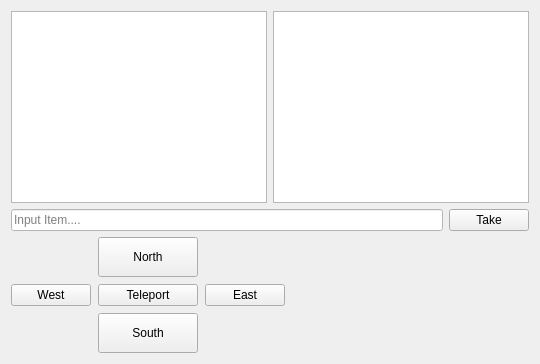
  <widget class="QWidget" name="centralWidget">
   <property name="sizePolicy">
    <sizepolicy hsizetype="Expanding" vsizetype="Expanding">
     <horstretch>0</horstretch>
     <verstretch>0</verstretch>
    </sizepolicy>
   </property>
   <property name="minimumSize">
    <size>
     <width>0</width>
     <height>0</height>
    </size>
   </property>
   <property name="baseSize">
    <size>
     <width>0</width>
     <height>0</height>
    </size>
   </property>
   <property name="autoFillBackground">
    <bool>true</bool>
   </property>
   <layout class="QVBoxLayout" name="verticalLayout_2">
    <item>
     <layout class="QHBoxLayout" name="horizontalLayout_2">
      <item>
       <widget class="QTextEdit" name="textEdit">
        <property name="sizePolicy">
         <sizepolicy hsizetype="Expanding" vsizetype="Expanding">
          <horstretch>0</horstretch>
          <verstretch>0</verstretch>
         </sizepolicy>
        </property>
        <property name="minimumSize">
         <size>
          <width>0</width>
          <height>0</height>
         </size>
        </property>
        <property name="readOnly">
         <bool>true</bool>
        </property>
       </widget>
      </item>
      <item>
       <widget class="QTextEdit" name="textEditCharacter">
        <property name="styleSheet">
         <string notr="true"/>
        </property>
        <property name="readOnly">
         <bool>true</bool>
        </property>
       </widget>
      </item>
     </layout>
    </item>
    <item>
     <layout class="QHBoxLayout" name="horizontalLayout_3">
      <item>
       <widget class="QLineEdit" name="lineEdit">
        <property name="palette">
         <palette>
          <active>
           <colorrole role="WindowText">
            <brush brushstyle="SolidPattern">
             <color alpha="255">
              <red>0</red>
              <green>0</green>
              <blue>0</blue>
             </color>
            </brush>
           </colorrole>
           <colorrole role="Button">
            <brush brushstyle="SolidPattern">
             <color alpha="255">
              <red>255</red>
              <green>255</green>
              <blue>255</blue>
             </color>
            </brush>
           </colorrole>
           <colorrole role="Light">
            <brush brushstyle="SolidPattern">
             <color alpha="255">
              <red>255</red>
              <green>255</green>
              <blue>255</blue>
             </color>
            </brush>
           </colorrole>
           <colorrole role="Midlight">
            <brush brushstyle="SolidPattern">
             <color alpha="255">
              <red>255</red>
              <green>255</green>
              <blue>255</blue>
             </color>
            </brush>
           </colorrole>
           <colorrole role="Dark">
            <brush brushstyle="SolidPattern">
             <color alpha="255">
              <red>127</red>
              <green>127</green>
              <blue>127</blue>
             </color>
            </brush>
           </colorrole>
           <colorrole role="Mid">
            <brush brushstyle="SolidPattern">
             <color alpha="255">
              <red>170</red>
              <green>170</green>
              <blue>170</blue>
             </color>
            </brush>
           </colorrole>
           <colorrole role="Text">
            <brush brushstyle="SolidPattern">
             <color alpha="255">
              <red>0</red>
              <green>0</green>
              <blue>0</blue>
             </color>
            </brush>
           </colorrole>
           <colorrole role="BrightText">
            <brush brushstyle="SolidPattern">
             <color alpha="255">
              <red>255</red>
              <green>255</green>
              <blue>255</blue>
             </color>
            </brush>
           </colorrole>
           <colorrole role="ButtonText">
            <brush brushstyle="SolidPattern">
             <color alpha="255">
              <red>0</red>
              <green>0</green>
              <blue>0</blue>
             </color>
            </brush>
           </colorrole>
           <colorrole role="Base">
            <brush brushstyle="SolidPattern">
             <color alpha="255">
              <red>255</red>
              <green>255</green>
              <blue>255</blue>
             </color>
            </brush>
           </colorrole>
           <colorrole role="Window">
            <brush brushstyle="SolidPattern">
             <color alpha="255">
              <red>255</red>
              <green>255</green>
              <blue>255</blue>
             </color>
            </brush>
           </colorrole>
           <colorrole role="Shadow">
            <brush brushstyle="SolidPattern">
             <color alpha="255">
              <red>0</red>
              <green>0</green>
              <blue>0</blue>
             </color>
            </brush>
           </colorrole>
           <colorrole role="AlternateBase">
            <brush brushstyle="SolidPattern">
             <color alpha="255">
              <red>255</red>
              <green>255</green>
              <blue>255</blue>
             </color>
            </brush>
           </colorrole>
           <colorrole role="ToolTipBase">
            <brush brushstyle="SolidPattern">
             <color alpha="255">
              <red>255</red>
              <green>255</green>
              <blue>220</blue>
             </color>
            </brush>
           </colorrole>
           <colorrole role="ToolTipText">
            <brush brushstyle="SolidPattern">
             <color alpha="255">
              <red>0</red>
              <green>0</green>
              <blue>0</blue>
             </color>
            </brush>
           </colorrole>
           <colorrole role="PlaceholderText">
            <brush brushstyle="NoBrush">
             <color alpha="128">
              <red>0</red>
              <green>0</green>
              <blue>0</blue>
             </color>
            </brush>
           </colorrole>
          </active>
          <inactive>
           <colorrole role="WindowText">
            <brush brushstyle="SolidPattern">
             <color alpha="255">
              <red>0</red>
              <green>0</green>
              <blue>0</blue>
             </color>
            </brush>
           </colorrole>
           <colorrole role="Button">
            <brush brushstyle="SolidPattern">
             <color alpha="255">
              <red>255</red>
              <green>255</green>
              <blue>255</blue>
             </color>
            </brush>
           </colorrole>
           <colorrole role="Light">
            <brush brushstyle="SolidPattern">
             <color alpha="255">
              <red>255</red>
              <green>255</green>
              <blue>255</blue>
             </color>
            </brush>
           </colorrole>
           <colorrole role="Midlight">
            <brush brushstyle="SolidPattern">
             <color alpha="255">
              <red>255</red>
              <green>255</green>
              <blue>255</blue>
             </color>
            </brush>
           </colorrole>
           <colorrole role="Dark">
            <brush brushstyle="SolidPattern">
             <color alpha="255">
              <red>127</red>
              <green>127</green>
              <blue>127</blue>
             </color>
            </brush>
           </colorrole>
           <colorrole role="Mid">
            <brush brushstyle="SolidPattern">
             <color alpha="255">
              <red>170</red>
              <green>170</green>
              <blue>170</blue>
             </color>
            </brush>
           </colorrole>
           <colorrole role="Text">
            <brush brushstyle="SolidPattern">
             <color alpha="255">
              <red>0</red>
              <green>0</green>
              <blue>0</blue>
             </color>
            </brush>
           </colorrole>
           <colorrole role="BrightText">
            <brush brushstyle="SolidPattern">
             <color alpha="255">
              <red>255</red>
              <green>255</green>
              <blue>255</blue>
             </color>
            </brush>
           </colorrole>
           <colorrole role="ButtonText">
            <brush brushstyle="SolidPattern">
             <color alpha="255">
              <red>0</red>
              <green>0</green>
              <blue>0</blue>
             </color>
            </brush>
           </colorrole>
           <colorrole role="Base">
            <brush brushstyle="SolidPattern">
             <color alpha="255">
              <red>255</red>
              <green>255</green>
              <blue>255</blue>
             </color>
            </brush>
           </colorrole>
           <colorrole role="Window">
            <brush brushstyle="SolidPattern">
             <color alpha="255">
              <red>255</red>
              <green>255</green>
              <blue>255</blue>
             </color>
            </brush>
           </colorrole>
           <colorrole role="Shadow">
            <brush brushstyle="SolidPattern">
             <color alpha="255">
              <red>0</red>
              <green>0</green>
              <blue>0</blue>
             </color>
            </brush>
           </colorrole>
           <colorrole role="AlternateBase">
            <brush brushstyle="SolidPattern">
             <color alpha="255">
              <red>255</red>
              <green>255</green>
              <blue>255</blue>
             </color>
            </brush>
           </colorrole>
           <colorrole role="ToolTipBase">
            <brush brushstyle="SolidPattern">
             <color alpha="255">
              <red>255</red>
              <green>255</green>
              <blue>220</blue>
             </color>
            </brush>
           </colorrole>
           <colorrole role="ToolTipText">
            <brush brushstyle="SolidPattern">
             <color alpha="255">
              <red>0</red>
              <green>0</green>
              <blue>0</blue>
             </color>
            </brush>
           </colorrole>
           <colorrole role="PlaceholderText">
            <brush brushstyle="NoBrush">
             <color alpha="128">
              <red>0</red>
              <green>0</green>
              <blue>0</blue>
             </color>
            </brush>
           </colorrole>
          </inactive>
          <disabled>
           <colorrole role="WindowText">
            <brush brushstyle="SolidPattern">
             <color alpha="255">
              <red>127</red>
              <green>127</green>
              <blue>127</blue>
             </color>
            </brush>
           </colorrole>
           <colorrole role="Button">
            <brush brushstyle="SolidPattern">
             <color alpha="255">
              <red>255</red>
              <green>255</green>
              <blue>255</blue>
             </color>
            </brush>
           </colorrole>
           <colorrole role="Light">
            <brush brushstyle="SolidPattern">
             <color alpha="255">
              <red>255</red>
              <green>255</green>
              <blue>255</blue>
             </color>
            </brush>
           </colorrole>
           <colorrole role="Midlight">
            <brush brushstyle="SolidPattern">
             <color alpha="255">
              <red>255</red>
              <green>255</green>
              <blue>255</blue>
             </color>
            </brush>
           </colorrole>
           <colorrole role="Dark">
            <brush brushstyle="SolidPattern">
             <color alpha="255">
              <red>127</red>
              <green>127</green>
              <blue>127</blue>
             </color>
            </brush>
           </colorrole>
           <colorrole role="Mid">
            <brush brushstyle="SolidPattern">
             <color alpha="255">
              <red>170</red>
              <green>170</green>
              <blue>170</blue>
             </color>
            </brush>
           </colorrole>
           <colorrole role="Text">
            <brush brushstyle="SolidPattern">
             <color alpha="255">
              <red>127</red>
              <green>127</green>
              <blue>127</blue>
             </color>
            </brush>
           </colorrole>
           <colorrole role="BrightText">
            <brush brushstyle="SolidPattern">
             <color alpha="255">
              <red>255</red>
              <green>255</green>
              <blue>255</blue>
             </color>
            </brush>
           </colorrole>
           <colorrole role="ButtonText">
            <brush brushstyle="SolidPattern">
             <color alpha="255">
              <red>127</red>
              <green>127</green>
              <blue>127</blue>
             </color>
            </brush>
           </colorrole>
           <colorrole role="Base">
            <brush brushstyle="SolidPattern">
             <color alpha="255">
              <red>255</red>
              <green>255</green>
              <blue>255</blue>
             </color>
            </brush>
           </colorrole>
           <colorrole role="Window">
            <brush brushstyle="SolidPattern">
             <color alpha="255">
              <red>255</red>
              <green>255</green>
              <blue>255</blue>
             </color>
            </brush>
           </colorrole>
           <colorrole role="Shadow">
            <brush brushstyle="SolidPattern">
             <color alpha="255">
              <red>0</red>
              <green>0</green>
              <blue>0</blue>
             </color>
            </brush>
           </colorrole>
           <colorrole role="AlternateBase">
            <brush brushstyle="SolidPattern">
             <color alpha="255">
              <red>255</red>
              <green>255</green>
              <blue>255</blue>
             </color>
            </brush>
           </colorrole>
           <colorrole role="ToolTipBase">
            <brush brushstyle="SolidPattern">
             <color alpha="255">
              <red>255</red>
              <green>255</green>
              <blue>220</blue>
             </color>
            </brush>
           </colorrole>
           <colorrole role="ToolTipText">
            <brush brushstyle="SolidPattern">
             <color alpha="255">
              <red>0</red>
              <green>0</green>
              <blue>0</blue>
             </color>
            </brush>
           </colorrole>
           <colorrole role="PlaceholderText">
            <brush brushstyle="NoBrush">
             <color alpha="128">
              <red>0</red>
              <green>0</green>
              <blue>0</blue>
             </color>
            </brush>
           </colorrole>
          </disabled>
         </palette>
        </property>
        <property name="text">
         <string/>
        </property>
        <property name="placeholderText">
         <string>Input Item....</string>
        </property>
       </widget>
      </item>
      <item>
       <widget class="QPushButton" name="takeButton">
        <property name="palette">
         <palette>
          <active>
           <colorrole role="ButtonText">
            <brush brushstyle="SolidPattern">
             <color alpha="255">
              <red>0</red>
              <green>0</green>
              <blue>0</blue>
             </color>
            </brush>
           </colorrole>
          </active>
          <inactive>
           <colorrole role="ButtonText">
            <brush brushstyle="SolidPattern">
             <color alpha="255">
              <red>0</red>
              <green>0</green>
              <blue>0</blue>
             </color>
            </brush>
           </colorrole>
          </inactive>
          <disabled>
           <colorrole role="ButtonText">
            <brush brushstyle="SolidPattern">
             <color alpha="255">
              <red>42</red>
              <green>0</green>
              <blue>0</blue>
             </color>
            </brush>
           </colorrole>
          </disabled>
         </palette>
        </property>
        <property name="text">
         <string>Take</string>
        </property>
        <property name="autoDefault">
         <bool>false</bool>
        </property>
        <property name="default">
         <bool>false</bool>
        </property>
       </widget>
      </item>
     </layout>
    </item>
    <item>
     <layout class="QHBoxLayout" name="horizontalLayout">
      <property name="spacing">
       <number>7</number>
      </property>
      <property name="topMargin">
       <number>0</number>
      </property>
      <property name="bottomMargin">
       <number>0</number>
      </property>
      <item>
       <layout class="QGridLayout" name="gridLayout">
        <item row="2" column="1">
         <widget class="QPushButton" name="teleportButton">
          <property name="sizePolicy">
           <sizepolicy hsizetype="Expanding" vsizetype="Expanding">
            <horstretch>0</horstretch>
            <verstretch>0</verstretch>
           </sizepolicy>
          </property>
          <property name="minimumSize">
           <size>
            <width>0</width>
            <height>0</height>
           </size>
          </property>
          <property name="palette">
           <palette>
            <active>
             <colorrole role="ButtonText">
              <brush brushstyle="SolidPattern">
               <color alpha="255">
                <red>0</red>
                <green>0</green>
                <blue>0</blue>
               </color>
              </brush>
             </colorrole>
            </active>
            <inactive>
             <colorrole role="ButtonText">
              <brush brushstyle="SolidPattern">
               <color alpha="255">
                <red>0</red>
                <green>0</green>
                <blue>0</blue>
               </color>
              </brush>
             </colorrole>
            </inactive>
            <disabled>
             <colorrole role="ButtonText">
              <brush brushstyle="SolidPattern">
               <color alpha="255">
                <red>42</red>
                <green>0</green>
                <blue>0</blue>
               </color>
              </brush>
             </colorrole>
            </disabled>
           </palette>
          </property>
          <property name="autoFillBackground">
           <bool>true</bool>
          </property>
          <property name="text">
           <string>Teleport</string>
          </property>
         </widget>
        </item>
        <item row="2" column="0">
         <widget class="QPushButton" name="westButton">
          <property name="sizePolicy">
           <sizepolicy hsizetype="Expanding" vsizetype="Expanding">
            <horstretch>0</horstretch>
            <verstretch>0</verstretch>
           </sizepolicy>
          </property>
          <property name="minimumSize">
           <size>
            <width>0</width>
            <height>0</height>
           </size>
          </property>
          <property name="palette">
           <palette>
            <active>
             <colorrole role="ButtonText">
              <brush brushstyle="SolidPattern">
               <color alpha="255">
                <red>0</red>
                <green>0</green>
                <blue>0</blue>
               </color>
              </brush>
             </colorrole>
            </active>
            <inactive>
             <colorrole role="ButtonText">
              <brush brushstyle="SolidPattern">
               <color alpha="255">
                <red>0</red>
                <green>0</green>
                <blue>0</blue>
               </color>
              </brush>
             </colorrole>
            </inactive>
            <disabled>
             <colorrole role="ButtonText">
              <brush brushstyle="SolidPattern">
               <color alpha="255">
                <red>42</red>
                <green>0</green>
                <blue>0</blue>
               </color>
              </brush>
             </colorrole>
            </disabled>
           </palette>
          </property>
          <property name="autoFillBackground">
           <bool>true</bool>
          </property>
          <property name="text">
           <string>West</string>
          </property>
         </widget>
        </item>
        <item row="0" column="1">
         <widget class="QPushButton" name="northButton">
          <property name="sizePolicy">
           <sizepolicy hsizetype="Expanding" vsizetype="Expanding">
            <horstretch>0</horstretch>
            <verstretch>0</verstretch>
           </sizepolicy>
          </property>
          <property name="minimumSize">
           <size>
            <width>100</width>
            <height>40</height>
           </size>
          </property>
          <property name="palette">
           <palette>
            <active>
             <colorrole role="WindowText">
              <brush brushstyle="SolidPattern">
               <color alpha="255">
                <red>0</red>
                <green>0</green>
                <blue>0</blue>
               </color>
              </brush>
             </colorrole>
             <colorrole role="Text">
              <brush brushstyle="SolidPattern">
               <color alpha="255">
                <red>0</red>
                <green>0</green>
                <blue>0</blue>
               </color>
              </brush>
             </colorrole>
             <colorrole role="BrightText">
              <brush brushstyle="SolidPattern">
               <color alpha="255">
                <red>0</red>
                <green>0</green>
                <blue>0</blue>
               </color>
              </brush>
             </colorrole>
             <colorrole role="ButtonText">
              <brush brushstyle="SolidPattern">
               <color alpha="255">
                <red>0</red>
                <green>0</green>
                <blue>0</blue>
               </color>
              </brush>
             </colorrole>
             <colorrole role="HighlightedText">
              <brush brushstyle="SolidPattern">
               <color alpha="255">
                <red>0</red>
                <green>0</green>
                <blue>0</blue>
               </color>
              </brush>
             </colorrole>
             <colorrole role="ToolTipBase">
              <brush brushstyle="SolidPattern">
               <color alpha="255">
                <red>0</red>
                <green>0</green>
                <blue>0</blue>
               </color>
              </brush>
             </colorrole>
             <colorrole role="PlaceholderText">
              <brush brushstyle="NoBrush">
               <color alpha="128">
                <red>0</red>
                <green>0</green>
                <blue>0</blue>
               </color>
              </brush>
             </colorrole>
            </active>
            <inactive>
             <colorrole role="WindowText">
              <brush brushstyle="SolidPattern">
               <color alpha="255">
                <red>0</red>
                <green>0</green>
                <blue>0</blue>
               </color>
              </brush>
             </colorrole>
             <colorrole role="Text">
              <brush brushstyle="SolidPattern">
               <color alpha="255">
                <red>0</red>
                <green>0</green>
                <blue>0</blue>
               </color>
              </brush>
             </colorrole>
             <colorrole role="BrightText">
              <brush brushstyle="SolidPattern">
               <color alpha="255">
                <red>0</red>
                <green>0</green>
                <blue>0</blue>
               </color>
              </brush>
             </colorrole>
             <colorrole role="ButtonText">
              <brush brushstyle="SolidPattern">
               <color alpha="255">
                <red>0</red>
                <green>0</green>
                <blue>0</blue>
               </color>
              </brush>
             </colorrole>
             <colorrole role="HighlightedText">
              <brush brushstyle="SolidPattern">
               <color alpha="255">
                <red>0</red>
                <green>0</green>
                <blue>0</blue>
               </color>
              </brush>
             </colorrole>
             <colorrole role="ToolTipBase">
              <brush brushstyle="SolidPattern">
               <color alpha="255">
                <red>0</red>
                <green>0</green>
                <blue>0</blue>
               </color>
              </brush>
             </colorrole>
             <colorrole role="PlaceholderText">
              <brush brushstyle="NoBrush">
               <color alpha="128">
                <red>0</red>
                <green>0</green>
                <blue>0</blue>
               </color>
              </brush>
             </colorrole>
            </inactive>
            <disabled>
             <colorrole role="WindowText">
              <brush brushstyle="SolidPattern">
               <color alpha="255">
                <red>42</red>
                <green>0</green>
                <blue>0</blue>
               </color>
              </brush>
             </colorrole>
             <colorrole role="Text">
              <brush brushstyle="SolidPattern">
               <color alpha="255">
                <red>42</red>
                <green>0</green>
                <blue>0</blue>
               </color>
              </brush>
             </colorrole>
             <colorrole role="BrightText">
              <brush brushstyle="SolidPattern">
               <color alpha="255">
                <red>0</red>
                <green>0</green>
                <blue>0</blue>
               </color>
              </brush>
             </colorrole>
             <colorrole role="ButtonText">
              <brush brushstyle="SolidPattern">
               <color alpha="255">
                <red>42</red>
                <green>0</green>
                <blue>0</blue>
               </color>
              </brush>
             </colorrole>
             <colorrole role="HighlightedText">
              <brush brushstyle="SolidPattern">
               <color alpha="255">
                <red>0</red>
                <green>0</green>
                <blue>0</blue>
               </color>
              </brush>
             </colorrole>
             <colorrole role="ToolTipBase">
              <brush brushstyle="SolidPattern">
               <color alpha="255">
                <red>0</red>
                <green>0</green>
                <blue>0</blue>
               </color>
              </brush>
             </colorrole>
             <colorrole role="PlaceholderText">
              <brush brushstyle="NoBrush">
               <color alpha="128">
                <red>0</red>
                <green>0</green>
                <blue>0</blue>
               </color>
              </brush>
             </colorrole>
            </disabled>
           </palette>
          </property>
          <property name="autoFillBackground">
           <bool>true</bool>
          </property>
          <property name="text">
           <string>North</string>
          </property>
         </widget>
        </item>
        <item row="3" column="1">
         <widget class="QPushButton" name="southButton">
          <property name="sizePolicy">
           <sizepolicy hsizetype="Expanding" vsizetype="Expanding">
            <horstretch>0</horstretch>
            <verstretch>0</verstretch>
           </sizepolicy>
          </property>
          <property name="minimumSize">
           <size>
            <width>100</width>
            <height>40</height>
           </size>
          </property>
          <property name="palette">
           <palette>
            <active>
             <colorrole role="ButtonText">
              <brush brushstyle="SolidPattern">
               <color alpha="255">
                <red>0</red>
                <green>0</green>
                <blue>0</blue>
               </color>
              </brush>
             </colorrole>
            </active>
            <inactive>
             <colorrole role="ButtonText">
              <brush brushstyle="SolidPattern">
               <color alpha="255">
                <red>0</red>
                <green>0</green>
                <blue>0</blue>
               </color>
              </brush>
             </colorrole>
            </inactive>
            <disabled>
             <colorrole role="ButtonText">
              <brush brushstyle="SolidPattern">
               <color alpha="255">
                <red>42</red>
                <green>0</green>
                <blue>0</blue>
               </color>
              </brush>
             </colorrole>
            </disabled>
           </palette>
          </property>
          <property name="autoFillBackground">
           <bool>true</bool>
          </property>
          <property name="text">
           <string>South</string>
          </property>
         </widget>
        </item>
        <item row="2" column="2">
         <widget class="QPushButton" name="eastButton">
          <property name="enabled">
           <bool>true</bool>
          </property>
          <property name="sizePolicy">
           <sizepolicy hsizetype="Expanding" vsizetype="Expanding">
            <horstretch>0</horstretch>
            <verstretch>0</verstretch>
           </sizepolicy>
          </property>
          <property name="minimumSize">
           <size>
            <width>0</width>
            <height>0</height>
           </size>
          </property>
          <property name="baseSize">
           <size>
            <width>0</width>
            <height>0</height>
           </size>
          </property>
          <property name="palette">
           <palette>
            <active>
             <colorrole role="ButtonText">
              <brush brushstyle="SolidPattern">
               <color alpha="255">
                <red>0</red>
                <green>0</green>
                <blue>0</blue>
               </color>
              </brush>
             </colorrole>
            </active>
            <inactive>
             <colorrole role="ButtonText">
              <brush brushstyle="SolidPattern">
               <color alpha="255">
                <red>0</red>
                <green>0</green>
                <blue>0</blue>
               </color>
              </brush>
             </colorrole>
            </inactive>
            <disabled>
             <colorrole role="ButtonText">
              <brush brushstyle="SolidPattern">
               <color alpha="255">
                <red>42</red>
                <green>0</green>
                <blue>0</blue>
               </color>
              </brush>
             </colorrole>
            </disabled>
           </palette>
          </property>
          <property name="autoFillBackground">
           <bool>true</bool>
          </property>
          <property name="text">
           <string>East</string>
          </property>
         </widget>
        </item>
        <item row="0" column="0">
         <widget class="QWidget" name="crownWidget" native="true">
          <property name="sizePolicy">
           <sizepolicy hsizetype="Expanding" vsizetype="Expanding">
            <horstretch>0</horstretch>
            <verstretch>0</verstretch>
           </sizepolicy>
          </property>
         </widget>
        </item>
        <item row="0" column="2">
         <widget class="QWidget" name="swordWidget" native="true">
          <property name="sizePolicy">
           <sizepolicy hsizetype="Expanding" vsizetype="Expanding">
            <horstretch>0</horstretch>
            <verstretch>0</verstretch>
           </sizepolicy>
          </property>
         </widget>
        </item>
       </layout>
      </item>
      <item>
       <widget class="QWidget" name="mapImage" native="true">
        <property name="enabled">
         <bool>true</bool>
        </property>
        <property name="sizePolicy">
         <sizepolicy hsizetype="Expanding" vsizetype="Expanding">
          <horstretch>0</horstretch>
          <verstretch>0</verstretch>
         </sizepolicy>
        </property>
        <property name="minimumSize">
         <size>
          <width>0</width>
          <height>0</height>
         </size>
        </property>
        <property name="toolTipDuration">
         <number>-1</number>
        </property>
        <property name="styleSheet">
         <string notr="true"/>
        </property>
       </widget>
      </item>
     </layout>
    </item>
   </layout>
  </widget>
